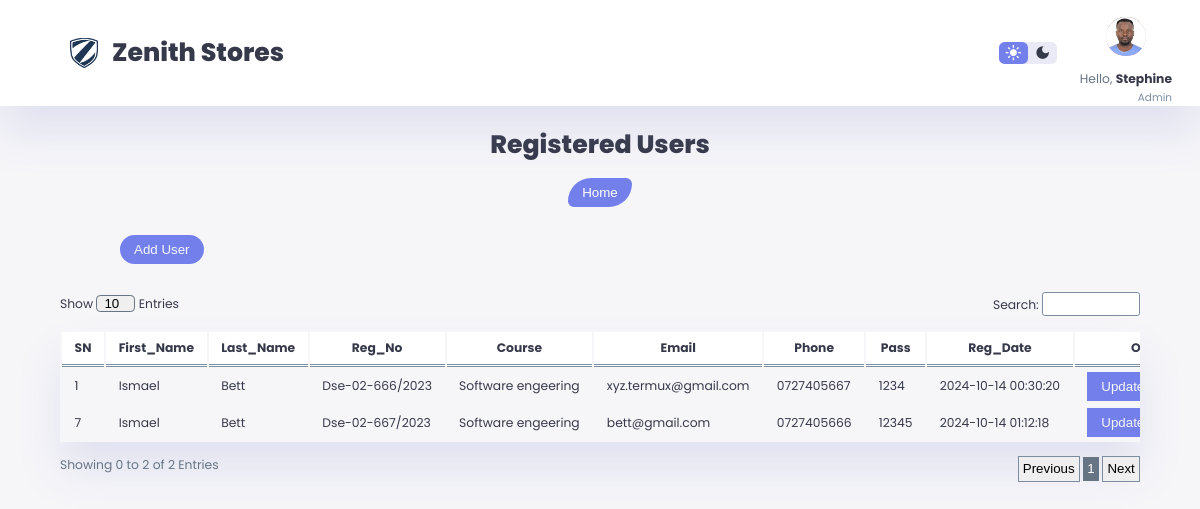
Page /Admin/users.php (signed in) on the committed database.
### tables this page shows
CREATE TABLE `users` (
  `SN` int NOT NULL,
  `First_Name` varchar(100) NOT NULL,
  `Last_Name` varchar(100) NOT NULL,
  `Reg_No` varchar(50) NOT NULL,
  `Course` varchar(255) NOT NULL,
  `Email` varchar(50) NOT NULL,
  `Phone` varchar(20) NOT NULL,
  `Pass` varchar(255) NOT NULL,
  `Reg_Date` datetime NOT NULL DEFAULT CURRENT_TIMESTAMP
);

### Admin/users.php (the view, shortened to what this page needs)
 <?php
include('databases/connect.php');
?>
<!DOCTYPE html>
<html lang="en">
<head>
    <link rel="stylesheet" href="Assets/Css/user.css">
</head>
<body>
    <div class="container">
                <div class="top top-main">
                            <div class="top-hero">
                              <div class="logo">
                              </div>
                              <h1>Zenith Stores</h1>
                          </div>
                       <div class="top-right">
                            <div class="theme-toggler">
                                  <span class="material-icons-sharp active">light_mode</span>
                                  <span class="material-icons-sharp">dark_mode</span>
                            </div>
                            <div class="profile">
                                <div class="info">
                                  <p>Hello, <b>Stephine</b></p>
                                  <small class="text-muted">Admin</small>
                                </div>
                                <div class="profile-photo">
                                  <img src="Assets/images/steve.jpg" alt="">
                               </div>
                           </div>
                       </div>
              </div>
    <main>
    <div class="title-sec">
      <h1>Registered Users</h1>
      <a href="dashboard.php" class ="home-btn"><button>Home</button></a>
    </div>
    <div class="add-btn">
      <a href="users_operation/add.php"><button>Add User</button></a>
    </div>
    <div class="search-el">
          <div class="sort">
            <label for="">Show</label>
               <select name="" id="">
                    <option>10</option>
                  </select>
                  <label for="">Entries</label>
            </div>
              <div class="search-bar">
                <label for="">Search:</label>
                <input type="search">
             </div>
     </div>
        <div class="table-cont">
               <table class="users-t">
                          <thead>
                              <th>SN</th>
                              <th>First_Name</th>
                              <th>Last_Name</th>
                              <th>Reg_No</th>
                              <th>Course</th>
                              <th>Email</th>
                              <th>Phone</th>
                              <th>Pass</th>
                              <th>Reg_Date</th>
                              <th>Operation</th>
                          </thead>
                   <tbody>
                          <?php
                             $sql = "SELECT * from users";
                               $result =mysqli_query($conn, $sql);
                               while($row = mysqli_fetch_assoc($result)){
                                    $SN = $row['SN'];
                                    $F_name = $row['First_Name'];
                                    $L_name = $row['Last_Name'];
                                    $Reg_No = $row['Reg_No'];
                                    $Course = $row['Course'];
                                    $Email = $row['Email'];
                                    $Phone = $row['Phone'];
                                    $U_pass = $row['Pass'];
                                    $Reg_date = $row['Reg_Date'];
                                    echo '
                                        <tr>
                                            <td>'.$SN.'</td>
                                            <td>'.$F_name.'</td>
                                            <td>'.$L_name.'</td>
                                            <td>'.$Reg_No.'</td>
                                            <td>'.$Course.'</td>
                                            <td>'.$Email.'</td>
                                            <td>'.$Phone.'</td>
                                            <td>'.$U_pass.'</td>
                                            <td class="reg-d">'.$Reg_date.'</td>
                                            <td class="operations">
                                                <a href="users_operation/update.php? updateid='.$SN.'" class="update-btn"><button class="update">Update</button></a>
                                                <a href="users_operation/delete.php? deleteid='.$SN.'"><button class="delete">Delete</button></a>
                                            </td>
                                        </tr>
                                    ';
                               }
                           ?>
                         </tbody>
                      </table>
              </div>
      <div class="table-footer">
            <div class="tf-left">
              <?php
                $sql = "SELECT * from users";
                $result =mysqli_query($conn, $sql);
                $number_results = mysqli_num_rows($result);
              echo'
                   <p>Showing 0 to '.$number_results.' of '.$number_results.' Entries</p>
                 ';
              ?>
            </div>
            <div class="tf-right">
                <label for=""><button class="previous">Previous</button></label>
                <button class="num">1</button>
                <label for=""><button class="next">Next</button></label>
            </div>
      </div>
      </main>
  </div>
  </body>
</html>

### rows in the picture
users: SN "1", First_Name "Ismael", Last_Name "Bett", Reg_No "Dse-02-666/2023", Course "Software engeering", Email "xyz.termux@gmail.com", Phone "0727405667", Pass "1234", Reg_Date "2024-10-14 00:30:20"
users: SN "7", First_Name "Ismael", Last_Name "Bett", Reg_No "Dse-02-667/2023", Course "Software engeering", Email "bett@gmail.com", Phone "0727405666", Pass "12345", Reg_Date "2024-10-14 01:12:18"

### other values in the picture
$number_results "2"
